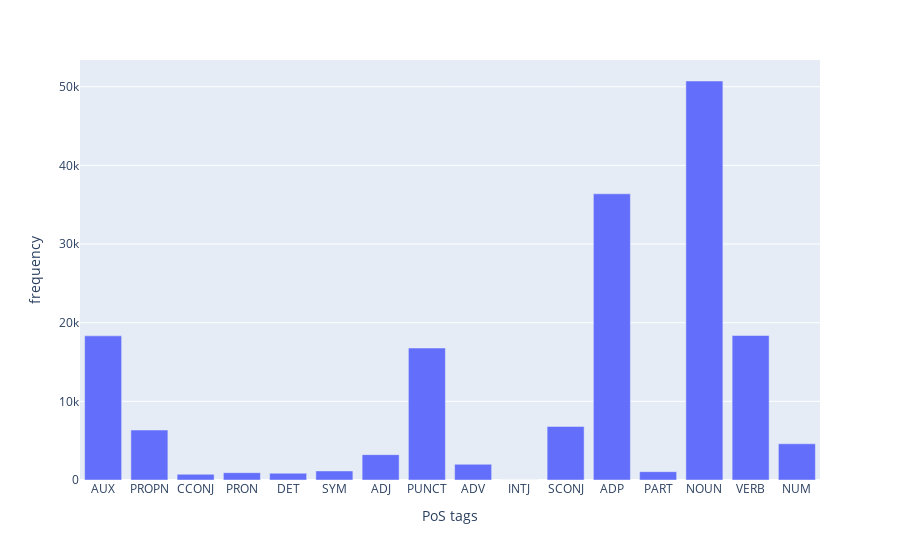

Notebook code for this chart:
### Code cell
japanese_individual_tag_frequencies = japanese_dataset.train.statistics.individual_tag_frequencies

japanese_individual_tag_frequencies_dataframe = pd.DataFrame(
    {
        'PoS tags': japanese_individual_tag_frequencies.keys(),
        'frequency': japanese_individual_tag_frequencies.values()
    }
)
japanese_individual_tag_frequencies_histogram = px.bar(
    data_frame=japanese_individual_tag_frequencies_dataframe,
    x='PoS tags',
    y='frequency'
)
japanese_individual_tag_frequencies_histogram.show()

### Figure 1 — Plotly figure (JSON) as saved in the notebook; plotly's stock layout.template omitted (floating-point values rounded to 4 significant figures)
{"data": [{"alignmentgroup": "True", "hovertemplate": "PoS tags=%{x}<br>frequency=%{y}<extra></extra>", "legendgroup": "", "marker": {"color": "#636efa", "pattern": {"shape": ""}}, "name": "", "offsetgroup": "", "orientation": "v", "showlegend": false, "textposition": "auto", "x": ["AUX", "PROPN", "CCONJ", "PRON", "DET", "SYM", "ADJ", "PUNCT", "ADV", "INTJ", "SCONJ", "ADP", "PART", "NOUN", "VERB", "NUM"], "xaxis": "x", "y": [18325, 6351, 727, 935, 863, 1153, 3226, 16776, 1999, 12, 6809, 36388, 1061, 50730, 18371, 4607], "yaxis": "y", "type": "bar"}], "layout": {"xaxis": {"anchor": "y", "domain": [0.0, 1.0], "title": {"text": "PoS tags"}}, "yaxis": {"anchor": "x", "domain": [0.0, 1.0], "title": {"text": "frequency"}}, "legend": {"tracegroupgap": 0}, "margin": {"t": 60}, "barmode": "relative"}}
